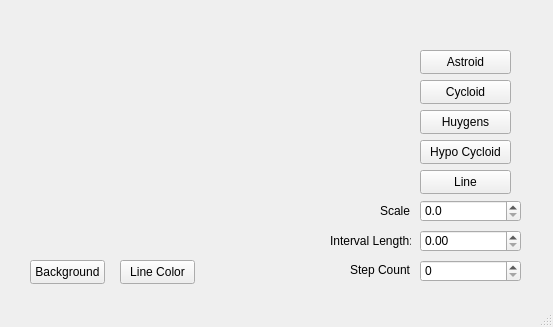
<?xml version="1.0" encoding="UTF-8"?>
<ui version="4.0">
 <class>MainWindow</class>
 <widget class="QMainWindow" name="MainWindow">
  <property name="geometry">
   <rect>
    <x>0</x>
    <y>0</y>
    <width>553</width>
    <height>327</height>
   </rect>
  </property>
  <property name="windowTitle">
   <string>MainWindow</string>
  </property>
  <widget class="QWidget" name="centralwidget">
   <widget class="QDoubleSpinBox" name="spinScale">
    <property name="geometry">
     <rect>
      <x>420</x>
      <y>200</y>
      <width>101</width>
      <height>22</height>
     </rect>
    </property>
    <property name="decimals">
     <number>1</number>
    </property>
    <property name="singleStep">
     <double>0.100000000000000</double>
    </property>
   </widget>
   <widget class="QLabel" name="label">
    <property name="geometry">
     <rect>
      <x>380</x>
      <y>200</y>
      <width>30</width>
      <height>22</height>
     </rect>
    </property>
    <property name="text">
     <string>Scale:</string>
    </property>
   </widget>
   <widget class="QDoubleSpinBox" name="spinInterval">
    <property name="geometry">
     <rect>
      <x>420</x>
      <y>230</y>
      <width>101</width>
      <height>22</height>
     </rect>
    </property>
    <property name="maximum">
     <double>100.000000000000000</double>
    </property>
    <property name="singleStep">
     <double>0.100000000000000</double>
    </property>
   </widget>
   <widget class="QLabel" name="label_2">
    <property name="geometry">
     <rect>
      <x>330</x>
      <y>230</y>
      <width>81</width>
      <height>22</height>
     </rect>
    </property>
    <property name="text">
     <string>Interval Length:</string>
    </property>
   </widget>
   <widget class="QSpinBox" name="spinCount">
    <property name="geometry">
     <rect>
      <x>420</x>
      <y>260</y>
      <width>101</width>
      <height>22</height>
     </rect>
    </property>
    <property name="maximum">
     <number>512</number>
    </property>
    <property name="singleStep">
     <number>1</number>
    </property>
   </widget>
   <widget class="QLabel" name="label_3">
    <property name="geometry">
     <rect>
      <x>350</x>
      <y>260</y>
      <width>61</width>
      <height>20</height>
     </rect>
    </property>
    <property name="text">
     <string>Step Count:</string>
    </property>
   </widget>
   <widget class="QPushButton" name="btnBackground">
    <property name="geometry">
     <rect>
      <x>30</x>
      <y>260</y>
      <width>75</width>
      <height>24</height>
     </rect>
    </property>
    <property name="text">
     <string>Background</string>
    </property>
   </widget>
   <widget class="QPushButton" name="btnLineColor">
    <property name="geometry">
     <rect>
      <x>120</x>
      <y>260</y>
      <width>75</width>
      <height>24</height>
     </rect>
    </property>
    <property name="text">
     <string>Line Color</string>
    </property>
   </widget>
   <widget class="QPushButton" name="btnHuygens">
    <property name="geometry">
     <rect>
      <x>420</x>
      <y>110</y>
      <width>91</width>
      <height>24</height>
     </rect>
    </property>
    <property name="text">
     <string>Huygens</string>
    </property>
   </widget>
   <widget class="QPushButton" name="btnAstroid">
    <property name="geometry">
     <rect>
      <x>420</x>
      <y>50</y>
      <width>91</width>
      <height>24</height>
     </rect>
    </property>
    <property name="text">
     <string>Astroid</string>
    </property>
   </widget>
   <widget class="QPushButton" name="btnCycloid">
    <property name="geometry">
     <rect>
      <x>420</x>
      <y>80</y>
      <width>91</width>
      <height>24</height>
     </rect>
    </property>
    <property name="text">
     <string>Cycloid</string>
    </property>
   </widget>
   <widget class="QPushButton" name="btnLine">
    <property name="geometry">
     <rect>
      <x>420</x>
      <y>170</y>
      <width>91</width>
      <height>24</height>
     </rect>
    </property>
    <property name="text">
     <string>Line</string>
    </property>
   </widget>
   <widget class="QPushButton" name="btnHypo">
    <property name="geometry">
     <rect>
      <x>420</x>
      <y>140</y>
      <width>91</width>
      <height>24</height>
     </rect>
    </property>
    <property name="text">
     <string>Hypo Cycloid</string>
    </property>
   </widget>
   <widget class="RenderArea" name="renderArea" native="true">
    <property name="geometry">
     <rect>
      <x>30</x>
      <y>30</y>
      <width>271</width>
      <height>221</height>
     </rect>
    </property>
   </widget>
  </widget>
  <widget class="QStatusBar" name="statusbar"/>
 </widget>
 <customwidgets>
  <customwidget>
   <class>RenderArea</class>
   <extends>QWidget</extends>
   <header>renderarea.h</header>
   <container>1</container>
  </customwidget>
 </customwidgets>
 <resources/>
 <connections/>
</ui>
